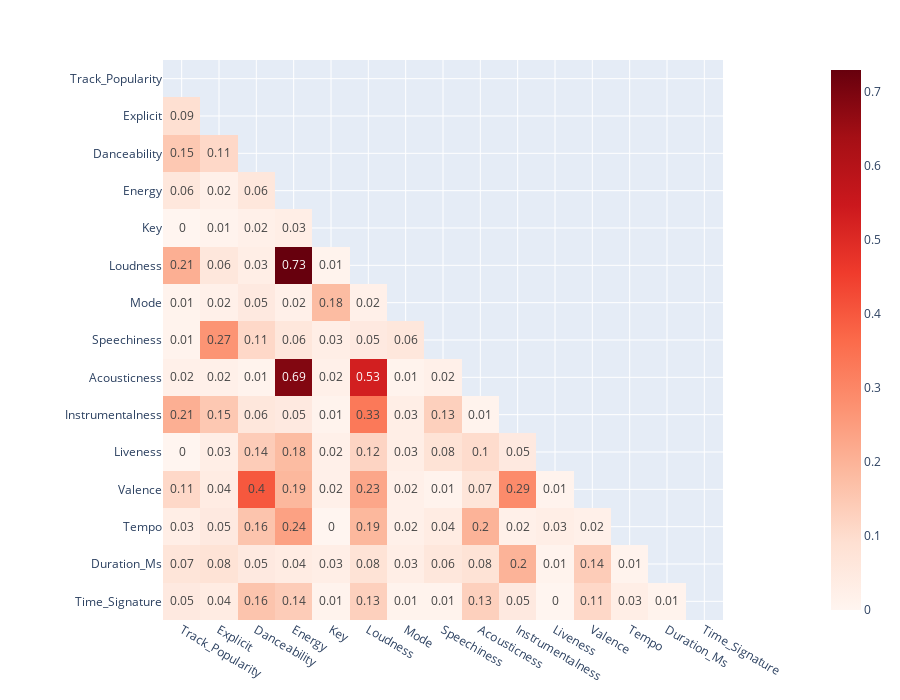

The cell this chart's notebook holds for it:
### Code cell
fig.show()

### Figure 1 — Plotly figure (JSON) as saved in the notebook; plotly's stock layout.template omitted (floating-point values rounded to 4 significant figures; data arrays with more than 128 entries replaced by an {"elided": "..."} marker saying what was removed)
{"data": [{"coloraxis": "coloraxis", "hovertemplate": "x: %{x}<br>y: %{y}<br>color: %{z}<extra></extra>", "name": "0", "texttemplate": "%{z}", "type": "heatmap", "x": ["Track_Popularity", "Explicit", "Danceability", "Energy", "Key", "Loudness", "Mode", "Speechiness", "Acousticness", "Instrumentalness", "Liveness", "Valence", "Tempo", "Duration_Ms", "Time_Signature"], "xaxis": "x", "y": ["Track_Popularity", "Explicit", "Danceability", "Energy", "Key", "Loudness", "Mode", "Speechiness", "Acousticness", "Instrumentalness", "Liveness", "Valence", "Tempo", "Duration_Ms", "Time_Signature"], "yaxis": "y", "z": {"elided": "15x15 float values"}}], "layout": {"coloraxis": {"colorscale": [[0, "rgb(255,245,240)"], [0.125, "rgb(254,224,210)"], [0.25, "rgb(252,187,161)"], [0.375, "rgb(252,146,114)"], [0.5, "rgb(251,106,74)"], [0.625, "rgb(239,59,44)"], [0.75, "rgb(203,24,29)"], [0.875, "rgb(165,15,21)"], [1, "rgb(103,0,13)"]]}, "height": 700, "margin": {"t": 60}, "width": 900, "xaxis": {"anchor": "y", "constrain": "domain", "domain": [0, 1], "scaleanchor": "y"}, "yaxis": {"anchor": "x", "autorange": "reversed", "constrain": "domain", "domain": [0, 1]}}}
